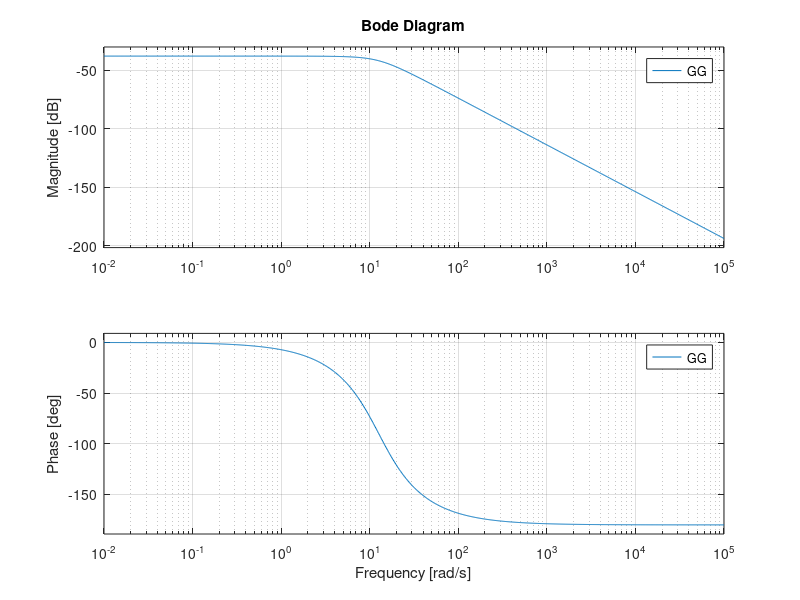

Write the MATLAB code that produced this figure. (Note: this script raises an error after producing the figure.)
% Esempio progetto regolatore per sistema carello
% 
% Controlli Automatici T
% Giuseppe Notarstefano
% Guido Carnevale
% 12/2023
%
% PARAMETRI FISICI CARRELLO
%
% massa carrello          = 0.5 kg
% costante elastica molla = 80 N/m
% coefficiente di attrito = 10 Ns/m
%
% SPECIFICHE
% 
% -) Errore a regime in risposta a un gradino w(t) = 1(t) e d(t) = 1(t) pari a 0.1
%
% -) Attenuazione di almeno 30dB per d(t)
%       con [omega_d_min, omega_d_MAX] = [0.001,0.1]
%
% -) Attenuazione di almeno 60dB per n(t)
%       con [omega_n_min, omega_n_MAX] = [10^3,10^4]
%
% -) S% <= 6%
% -) Ta,1 <= 0.5 s
%
% M_f > 45 gradi

clear all; close all; clc

%solo per visualizzione, pulsazione minima e massima
omega_plot_min = 1e-2;
omega_plot_max = 1e5;

%% Parametri

mm   = 0.5; % [kg] Massa
kk   = 80;  % [N/m^2] Coefficiente di attrito dinamico
bb   = 10;  % [N/m] Coefficiente di rigidezza della molla
x_1e = 0.5;

%% Coppia di equilibrio
x_2e = 0;
u_e  = kk*x_1e^2;
x_e  = [x_1e;x_2e];

%% Funzione di Trasferimento

A = [0 1;-2*kk*x_1e/mm -bb/mm];
B = [0;1/mm];
C = [1 0];
D = 0;

s  = tf('s');
GG = C*inv(s*eye(2) - A)*B + D;

%% Specifiche

% ampiezze gradini
WW = 1;
DD = 1;

% errore a regime
e_star = 0.1;

% attenuazione disturbo sull'uscita
A_d = 30;
omega_d_min = 0.001;
omega_d_MAX = 0.1;

% attenuazione disturbo di misura
A_n = 60;
omega_n_min = 1e4;
omega_n_MAX = 1e5;

% Sovraelongazione massima e tempo d'assestamento all'1%
S_star = 6;
T_star = 0.1;

% Margine di fase
Mf_star_esp = 45;


%% Diagramma di Bode

figure(1);
bode(GG,{omega_plot_min,omega_plot_max});
grid on, zoom on;

% return;


%% Regolatore statico - proporzionale senza poli nell'origine

% valore minimo prescritto per L(0)
mu_s_error = (DD+WW)/e_star;
mu_s_dist  = 10^(A_d/20);

% guadagno minimo del regolatore ottenuto come L(0)/G(0)
G_0 = abs(evalfr(GG,0));
G_omega_d_MAX = abs(evalfr(GG,j*omega_d_MAX));


RR_s = max(mu_s_error/G_0,mu_s_dist/G_omega_d_MAX); % RR_s = 800

% Sistema esteso
GG_e = RR_s*GG;


%% Diagrammi di Bode di Ge con specifiche
figure(2);
hold on;

% Mappatura sovraelongazione => Margine di fase
% Agire su xi_star per ridurre sovraelongazione
xi_star = abs(log(S_star/100))/sqrt(pi^2 + log(S_star/100)^2);
Mf_star = max(xi_star*100,Mf_star_esp);

% Mappatura tempo di assestamento => pulsazione critca
omega_c_min = 460/(Mf_star*T_star); % omega_c >= 460/(Mf*T^*) ~ 4.6
omega_c_max = omega_n_min;

% Specifiche su d
Bnd_d_x = [omega_d_min; omega_d_MAX; omega_d_MAX; omega_d_min];
Bnd_d_y = [A_d; A_d; -150; -150];
patch(Bnd_d_x, Bnd_d_y,'r','FaceAlpha',0.2,'EdgeAlpha',0);

% Specifiche su n
Bnd_n_x = [omega_n_min; omega_n_MAX; omega_n_MAX; omega_n_min];
Bnd_n_y = [-A_n; -A_n; 100; 100];
patch(Bnd_n_x, Bnd_n_y,'g','FaceAlpha',0.2,'EdgeAlpha',0);

Bnd_Ta_x = [omega_plot_min; omega_c_min; omega_c_min; omega_plot_min];
Bnd_Ta_y = [0; 0; -150; -150];
patch(Bnd_Ta_x, Bnd_Ta_y,'b','FaceAlpha',0.2,'EdgeAlpha',0);

% Legenda colori
Legend_mag = ["A_d"; "A_n"; "\omega_{c,min}"; "G(j\omega)"];
legend(Legend_mag);

% Plot Bode con margini di stabilità
margin(GG_e,{omega_plot_min,omega_plot_max});
grid on; zoom on;



phi_low = -270; % lower bound per il plot (teoricamente - infinito)

Bnd_Mf_x = [omega_c_min; omega_c_max; omega_c_max; omega_c_min];
Bnd_Mf_y = [Mf_star - 180; Mf_star - 180; phi_low; phi_low];
patch(Bnd_Mf_x, Bnd_Mf_y,'g','FaceAlpha',0.2,'EdgeAlpha',0);

% Legenda colori
Legend_arg = ["G(j\omega)"; "M_f"];
legend(Legend_arg);


%% Design del regolatore dinamico


omega_c_star = 200;

mag_omega_c_star = abs(evalfr(GG_e,j*omega_c_star));
arg_omega_c_star = rad2deg(angle(evalfr(GG_e,j*omega_c_star)));

M_star = 1/mag_omega_c_star;
phi_star = Mf_star + 5 - 180 - arg_omega_c_star;

tau = (M_star - cos(phi_star*pi/180))/(omega_c_star*sin(phi_star*pi/180));
alpha_tau = (cos(phi_star*pi/180) - 1/M_star)/(omega_c_star*sin(phi_star*pi/180));
alpha = alpha_tau / tau;

if min(tau,alpha) < 0
    fprintf('Errore: parametri rete anticipatrice negativi');
    return;
end

R_high_frequency = 1/(1 + s/4e3);

RR_d = (1 + tau*s)/(1 + alpha * tau*s)*R_high_frequency;

RR = RR_s*RR_d;

LL = RR*GG; % funzione di anello

figure(3);
hold on;

% Specifiche su ampiezza
patch(Bnd_d_x, Bnd_d_y,'r','FaceAlpha',0.2,'EdgeAlpha',0);
patch(Bnd_n_x, Bnd_n_y,'g','FaceAlpha',0.2,'EdgeAlpha',0);
patch(Bnd_Ta_x, Bnd_Ta_y,'b','FaceAlpha',0.2,'EdgeAlpha',0);
legend(Legend_mag);

% Plot Bode con margini di stabilità
margin(LL,{omega_plot_min,omega_plot_max});
grid on; zoom on;

% Specifiche su fase
patch(Bnd_Mf_x, Bnd_Mf_y,'g','FaceAlpha',0.2,'EdgeAlpha',0);
legend(Legend_arg);

% STOP qui per sistema con controllore dinamico + specifiche
if 0
    return;
end


%% Check prestazioni in anello chiuso

% Funzione di sensitività complementare
FF = LL/(1+LL);

% Risposta al gradino
figure(4);

T_simulation = 2*T_star;
[y_step,t_step] = step(WW*FF, T_simulation);
plot(t_step,y_step,'b');
grid on, zoom on, hold on;

LV = evalfr(WW*FF,0);

% vincolo sovraelongazione
patch([0,T_simulation,T_simulation,0],[LV*(1+S_star/100),LV*(1+S_star/100),LV*2,LV*2],'r','FaceAlpha',0.3,'EdgeAlpha',0.5);

% vincolo tempo di assestamento all'1%
patch([T_star,T_simulation,T_simulation,T_star],[LV*(1-0.01),LV*(1-0.01),0,0],'g','FaceAlpha',0.1,'EdgeAlpha',0.5);
patch([T_star,T_simulation,T_simulation,T_star],[LV*(1+0.01),LV*(1+0.01),LV*2,LV*2],'g','FaceAlpha',0.1,'EdgeAlpha',0.1);

ylim([0,LV*2]);

Legend_step = ["Risposta al gradino"; "Vincolo sovraelongazione"; "Vincolo tempo di assestamento"];
legend(Legend_step);

%% Check disturbo in uscita

% Funzione di sensitività
SS = 1/(1+LL);
figure(5);

% Simulazione disturbo in uscita a pulsazione 0.05
omega_d = 0.05;
tt = 0:1e-2:2e2;
dd = DD*cos(omega_d*tt);
y_d = lsim(SS,dd,tt);
hold on, grid on, zoom on
plot(tt,dd,'m')
plot(tt,y_d,'b')
grid on
legend('d(t)','y_d(t)')

%% Check disturbo di misura

% Funzione di sensitività complementare
FF = LL/(1+LL);
figure(6);

% Simulazione disturbo di misura a pulsazione 1000
omega_n = omega_n_min;
NN      = 1;
tt = 0:1e-5:2*1e-3;
nn = NN*cos(omega_n*tt);
y_n = lsim(FF,nn,tt);
hold on, grid on, zoom on
plot(tt,nn,'m')
plot(tt,y_n,'b')
grid on
legend('n(t)','y_n(t')
